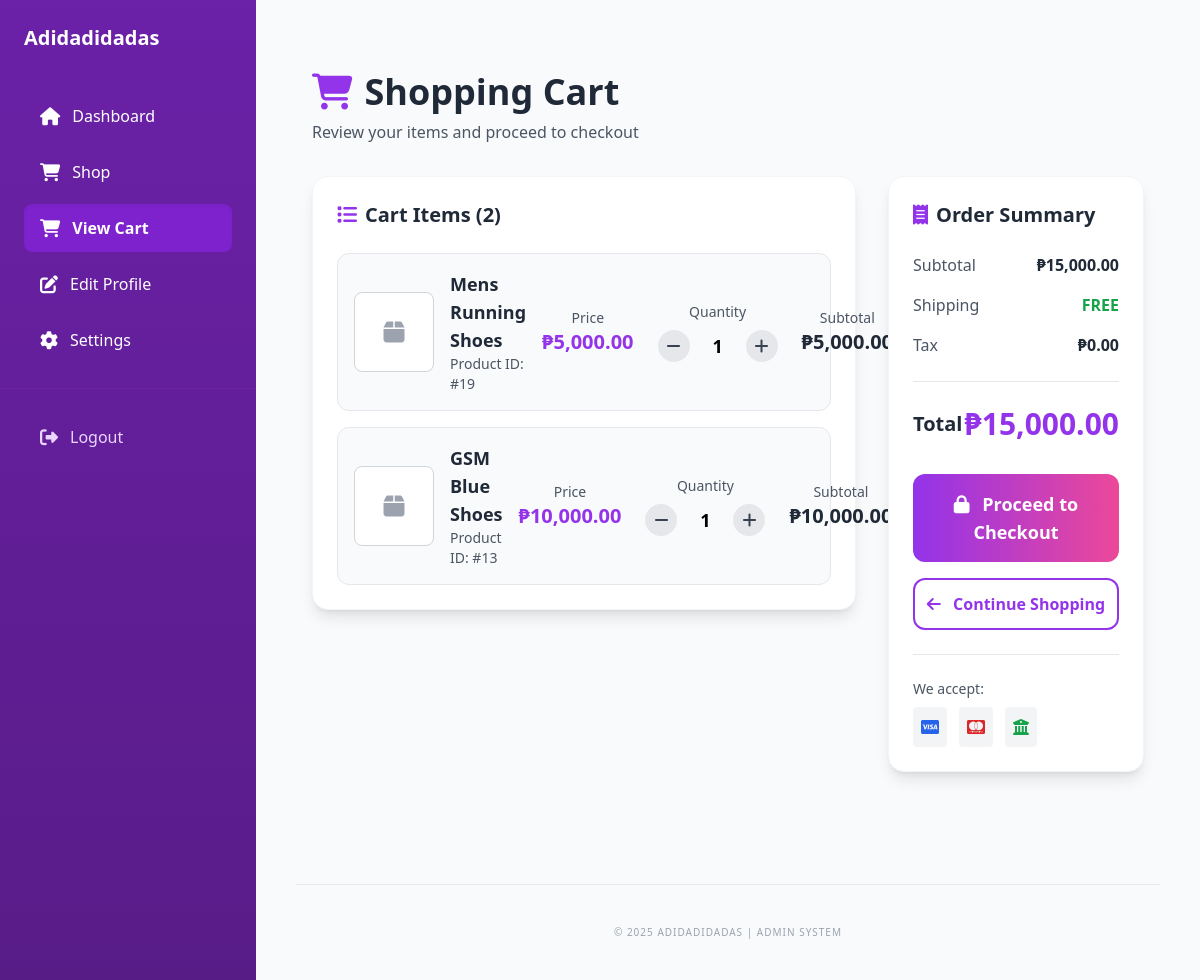
Page /dashboard.php?content=viewcart (signed in) on the earlier database version.
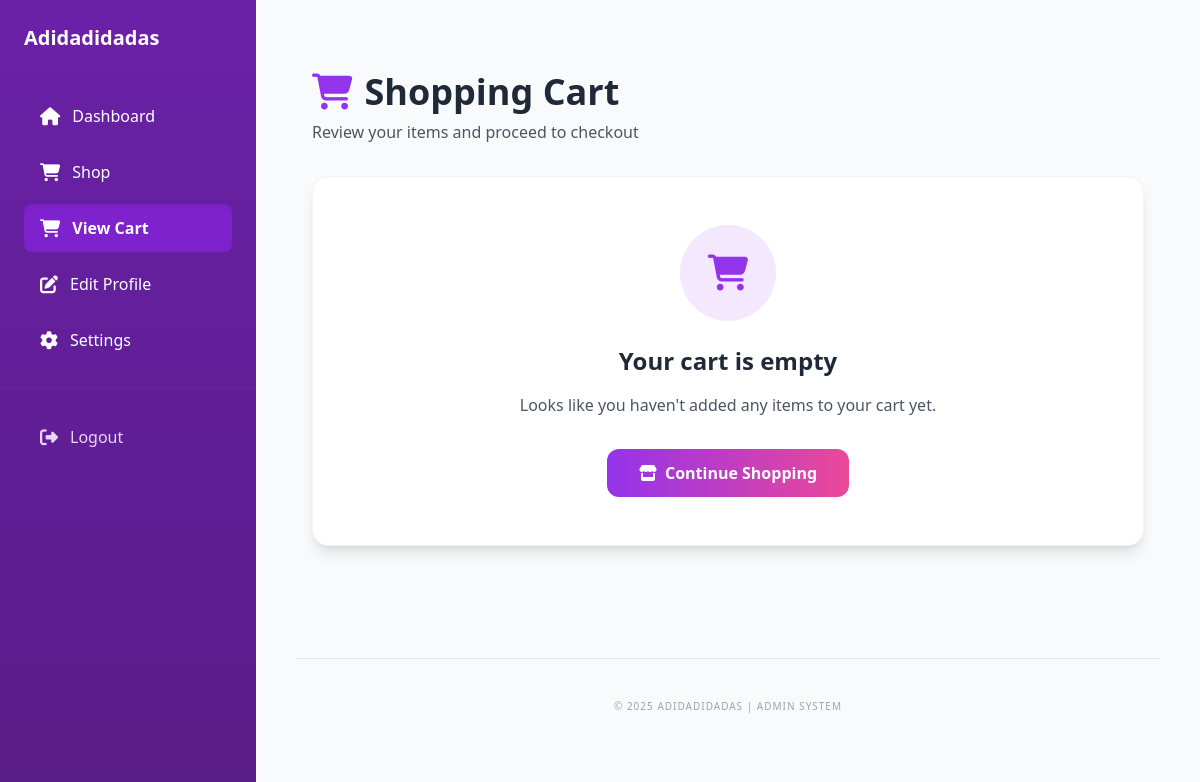
Same page on the later database version.
### tables this page shows
CREATE TABLE `tbl_orders` (
  `order_id` int(11) NOT NULL,
  `customerID` int(11) DEFAULT NULL,
  `product_id` int(11) DEFAULT NULL,
  `quantity` int(11) NOT NULL,
  `price` decimal(10,2) NOT NULL,
  `added_at` timestamp NULL DEFAULT current_timestamp(),
  `status` enum('active','purchased','removed') DEFAULT 'active',
  `updated_at` timestamp NULL DEFAULT current_timestamp()
);

CREATE TABLE `tbl_products` (
  `product_id` int(11) NOT NULL,
  `product_name` varchar(250) DEFAULT NULL,
  `price` decimal(10,2) DEFAULT NULL,
  `quantity` int(11) DEFAULT NULL,
  `category_id` int(11) DEFAULT NULL,
  `image_path` varchar(255) NOT NULL
);

### cart.php (the view, shortened to what the changed rows need)
<?php
include 'connection.php';
$cartItems = [];
$total = 0;
if (isset($_SESSION['user_id'])) {
    $uid = intval($_SESSION['user_id']);
    $user_col = 'user_id';
    $colCheck = mysqli_query($conn, "SHOW COLUMNS FROM tbl_orders LIKE 'customerID'");
    if ($colCheck && mysqli_num_rows($colCheck) > 0) {
        $user_col = 'customerID';
    }
    $user_val = $uid;
    if ($user_col === 'customerID') {
        if (isset($_SESSION['customerID']) && intval($_SESSION['customerID']) > 0) {
            $user_val = intval($_SESSION['customerID']);
        } else {
            $custRes = mysqli_query($conn, "SELECT customerID FROM tbl_customers WHERE user_id = " . $uid . " LIMIT 1");
            if ($custRes && mysqli_num_rows($custRes) > 0) {
                $crow = mysqli_fetch_assoc($custRes);
                $user_val = intval($crow['customerID']);
            }
        }
    }
    $sql = "SELECT o.order_id, o.product_id, o.quantity, o.price, p.product_name FROM tbl_orders o LEFT JOIN tbl_products p ON o.product_id = p.product_id WHERE o.$user_col = ? AND o.status = 'active'";
    $stmt = $conn->prepare($sql);
    $stmt->bind_param('i', $user_val);
    $stmt->execute();
    $res = $stmt->get_result();
    if ($res) {
            while ($r = $res->fetch_assoc()) {
            $pid = intval($r['product_id']);
            $cartItems[$pid] = [
                'qty' => intval($r['quantity']),
                'price' => floatval($r['price']),
                'name' => $r['product_name'] ?? 'Product',
                'order_id' => $r['order_id']
            ];
        }
    }
} else {
    if (!isset($_SESSION['cart'])) {
        $_SESSION['cart'] = [];
    }
    $cartItems = $_SESSION['cart'];
}
$backUrl = isset($_SESSION['user_id']) ? 'dashboard.php' : 'index.php';
?>
<!DOCTYPE html>
<html lang="en">
<head>
    <script src="https://cdn.tailwindcss.com"></script>
    <link rel="stylesheet" href="https://cdnjs.cloudflare.com/ajax/libs/font-awesome/6.4.0/css/all.min.css">
</head>
<body class="bg-gray-50 min-h-screen">
    <main class="container mx-auto px-4 py-8">
        <div class="max-w-7xl mx-auto">
            <div class="mb-8">
                <h2 class="text-4xl font-bold text-gray-800 mb-2 flex items-center gap-3">
                    <i class="fas fa-shopping-cart text-purple-600"></i>
                    Shopping Cart
                </h2>
            </div>
            <?php if (count($cartItems) === 0): ?>
                <div class="bg-white rounded-2xl shadow-lg p-12 text-center border border-gray-100">
                    <div class="max-w-md mx-auto">
                        <div class="bg-purple-100 p-6 rounded-full w-24 h-24 flex items-center justify-center mx-auto mb-6">
                            <i class="fas fa-shopping-cart text-4xl text-purple-600"></i>
                        </div>
                        <h3 class="text-2xl font-bold text-gray-800 mb-4">Your cart is empty</h3>
                        <p class="text-gray-600 mb-8">Looks like you haven't added any items to your cart yet.</p>
                        <a href="<?php echo $backUrl; ?>"
                           class="inline-flex items-center gap-2 bg-gradient-to-r from-purple-600 to-pink-500 text-white px-8 py-3 rounded-xl font-semibold hover:from-purple-700 hover:to-pink-600 hover:shadow-lg transition-all duration-300">
                            <i class="fas fa-store"></i>
                            Continue Shopping
                        </a>
                    </div>
                </div>
            <?php else: ?>
                <div class="grid grid-cols-1 lg:grid-cols-3 gap-8">
                    <div class="lg:col-span-2">
                        <div class="bg-white rounded-2xl shadow-lg p-6 border border-gray-100">
                            <h3 class="text-xl font-bold text-gray-800 mb-6 flex items-center gap-2">
                                <i class="fas fa-list text-purple-600"></i>
                                Cart Items (<?php echo count($cartItems); ?>)
                            </h3>
                            <div class="space-y-4">
                                <?php foreach ($cartItems as $product_id => $item):
                                    $subtotal = $item['price'] * $item['qty'];
                                    $total += $subtotal;
                                ?>
                                <div class="cart-item-card bg-gray-50 rounded-xl p-4 border border-gray-200">
                                    <div class="flex flex-col sm:flex-row items-start sm:items-center gap-4">
                                        <div class="bg-white p-4 rounded-lg border border-gray-300 w-20 h-20 flex items-center justify-center flex-shrink-0">
                                            <i class="fas fa-box text-2xl text-gray-400"></i>
                                        </div>
                                        <div class="flex-1">
                                            <h4 class="font-bold text-gray-800 text-lg"><?php echo htmlspecialchars($item['name']); ?></h4>
                                            <p class="text-gray-600 text-sm">Product ID: #<?php echo $product_id; ?></p>
                                        </div>
                                        <div class="flex flex-col sm:flex-row items-start sm:items-center gap-6">
                                            <div class="text-center">
                                                <div class="text-sm text-gray-600">Price</div>
                                                <div class="text-xl font-bold text-purple-600">₱<?php echo number_format($item['price'], 2); ?></div>
                                            </div>
                                            <div class="text-center">
                                                <div class="text-sm text-gray-600 mb-2">Quantity</div>
                                                <div class="flex items-center gap-2">
                                                    <button
                                                        class="bg-gray-200 w-8 h-8 rounded-full hover:bg-gray-300 transition flex items-center justify-center"
                                                        onclick="updateQty(<?php echo $product_id; ?>, -1)">
                                                        <i class="fas fa-minus text-gray-700"></i>
                                                    </button>
                                                    <span id="qty-<?php echo $product_id; ?>" class="w-10 text-center font-bold text-lg">
                                                        <?php echo $item['qty']; ?>
                                                    </span>
                                                    <button
                                                        class="bg-gray-200 w-8 h-8 rounded-full hover:bg-gray-300 transition flex items-center justify-center"
                                                        onclick="updateQty(<?php echo $product_id; ?>, 1)">
                                                        <i class="fas fa-plus text-gray-700"></i>
                                                    </button>
                                                </div>
                                            </div>
                                            <div class="text-center">
                                                <div class="text-sm text-gray-600">Subtotal</div>
                                                <div class="text-xl font-bold text-gray-800">₱<?php echo number_format($subtotal, 2); ?></div>
                                            </div>
                                            <button
                                                class="text-red-500 hover:text-red-700 p-2 rounded-full hover:bg-red-50 transition"
                                                onclick="removeFromCart(<?php echo $product_id; ?>)">
                                            </button>
                                        </div>
                                    </div>
                                </div>
                                <?php endforeach; ?>
                            </div>
                        </div>
                    </div>
                    <div class="lg:col-span-1">
                        <div class="bg-white rounded-2xl shadow-lg p-6 border border-gray-100 sticky top-6">
                            <h3 class="text-xl font-bold text-gray-800 mb-6 flex items-center gap-2">
                                <i class="fas fa-receipt text-purple-600"></i>
                                Order Summary
                            </h3>
                            <div class="space-y-4 mb-6 pb-6 border-b border-gray-200">
                                <div class="flex justify-between items-center">
                                    <span class="text-gray-600">Subtotal</span>
                                    <span class="font-semibold text-gray-800">₱<?php echo number_format($total, 2); ?></span>
                                </div>
                                <div class="flex justify-between items-center">
                                    <span class="text-gray-600">Shipping</span>
                                    <span class="font-semibold text-green-600">FREE</span>
                                </div>
                                <div class="flex justify-between items-center">
                                    <span class="text-gray-600">Tax</span>
                                    <span class="font-semibold text-gray-800">₱0.00</span>
                                </div>
                            </div>
                            <div class="flex justify-between items-center mb-8">
                                <span class="text-xl font-bold text-gray-800">Total</span>
                                <span class="text-3xl font-bold text-purple-600">₱<?php echo number_format($total, 2); ?></span>
                            </div>
                            <a href="checkout.php"
                               class="block w-full bg-gradient-to-r from-purple-600 to-pink-500 text-white py-4 rounded-xl font-bold text-lg hover:from-purple-700 hover:to-pink-600 hover:shadow-lg transition-all duration-300 text-center mb-4">
                                <i class="fas fa-lock mr-2"></i>
                                Proceed to Checkout
                            </a>
                            <a href="<?php echo $backUrl; ?>"
                               class="block w-full text-center border-2 border-purple-600 text-purple-600 py-3 rounded-xl font-semibold hover:bg-purple-50 transition-all duration-300">
                                <i class="fas fa-arrow-left mr-2"></i>
                                Continue Shopping
                            </a>
                            <div class="mt-6 pt-6 border-t border-gray-200">
                                <p class="text-sm text-gray-600 mb-2">We accept:</p>
                                <div class="flex gap-3">
                                    <div class="bg-gray-100 p-2 rounded">
                                        <i class="fab fa-cc-visa text-blue-600"></i>
                                    </div>
                                    <div class="bg-gray-100 p-2 rounded">
                                        <i class="fab fa-cc-mastercard text-red-600"></i>
                                    </div>
                                    <div class="bg-gray-100 p-2 rounded">
                                        <i class="fas fa-university text-green-600"></i>
                                    </div>
                                </div>
                            </div>
                        </div>
                    </div>
                </div>
            <?php endif; ?>
        </div>
    </main>
</body>
</html>

Differences in the rows shown:
removed tbl_orders: product.product_name "Mens Running Shoes", product_id "19", price "5,000.00", quantity "1", subtotal "5,000.00"
removed tbl_orders: product.product_name "GSM Blue Shoes", product_id "13", price "10,000.00", quantity "1", subtotal "10,000.00"
Other differences:
count($cartItems): "2" → (not shown)
$total: "15,000.00" → (not shown)
text no longer shown: "Cart Items ( ) Order Summary Subtotal ₱ Shipping FREE Tax ₱0.00 Total ₱ Proceed to Checkout We accept:"
text now shown: "Your cart is empty Looks like you haven't added any items to your cart yet."
